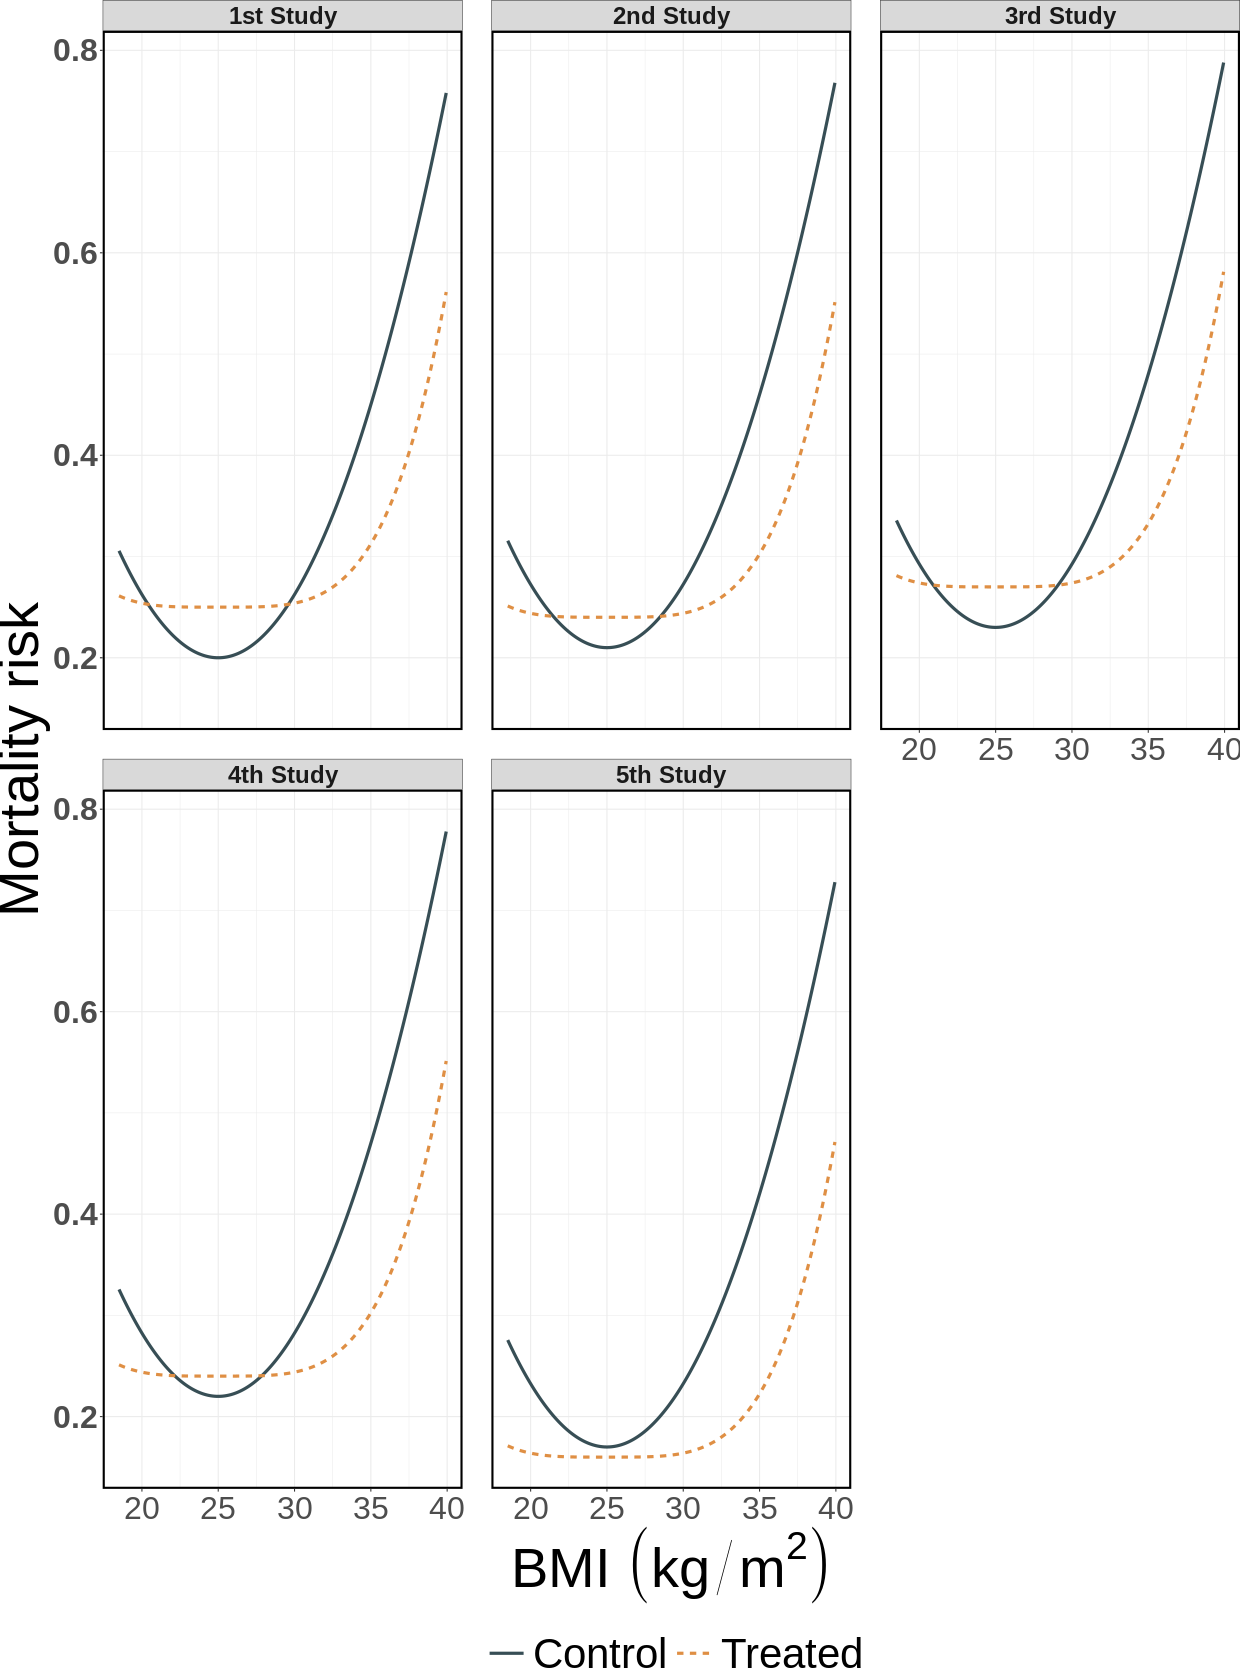

R code for this plot:
simulated_plot1= df1%>%
  ggplot( aes(x = BMI, `Mortality risk`, fill=Study, linetype= Treatment, color= Treatment)) + 
  geom_line(size=1.5) + facet_wrap(.~Study, dir="h")+ ylab("Mortality risk") + 
  xlab(expression(paste("BMI ", (kg/m^2)))) + 
  scale_color_jama()+ newtheme


simulated_plot1
